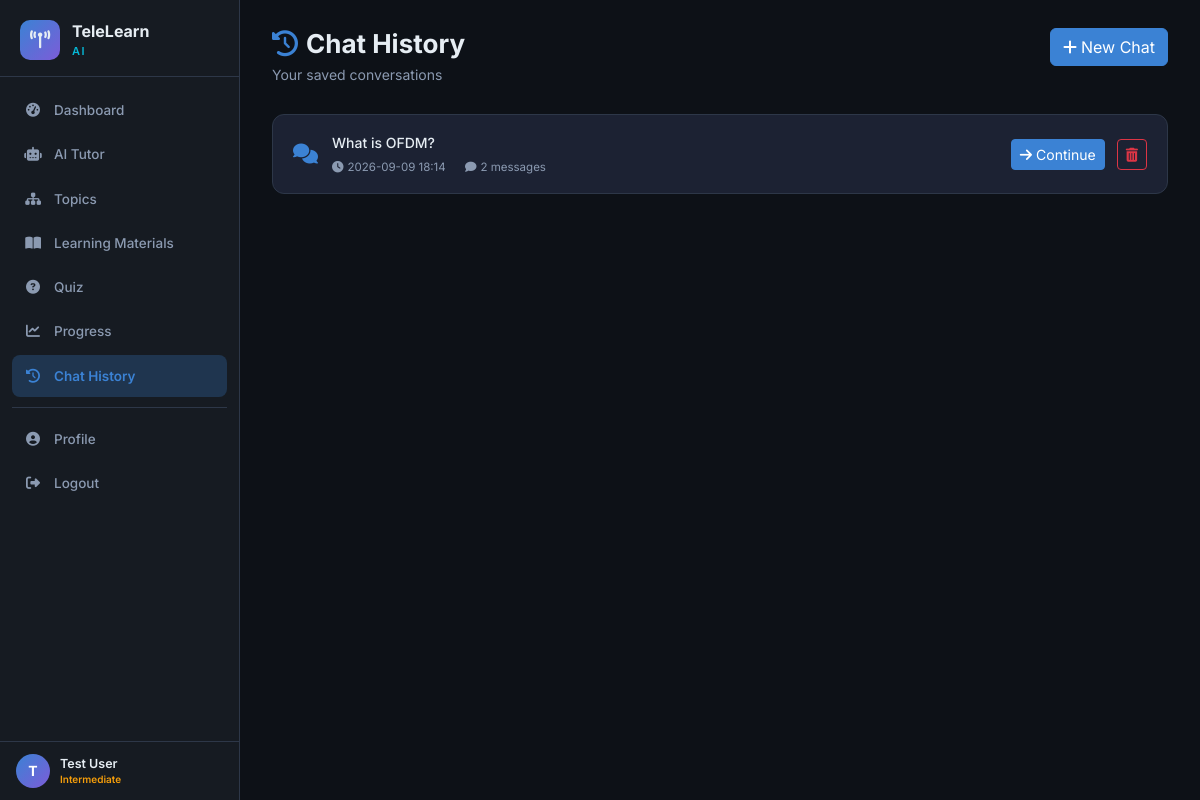
Screenshot of /history (signed in) with the database file from the repository.
### tables this page shows
CREATE TABLE conversations (
            id INTEGER PRIMARY KEY AUTOINCREMENT,
            user_id INTEGER NOT NULL,
            title TEXT DEFAULT 'New Conversation',
            created_at DATETIME DEFAULT CURRENT_TIMESTAMP,
            updated_at DATETIME DEFAULT CURRENT_TIMESTAMP,
            FOREIGN KEY (user_id) REFERENCES users(id) ON DELETE CASCADE
        );

### routes/profile.py (the view)
@profile_bp.route('/history')
@login_required
def history():
    user_id = session['user_id']
    conn = get_db_connection()
    try:
        convs = conn.execute(
            "SELECT * FROM conversations WHERE user_id = ? ORDER BY updated_at DESC",
            (user_id,)
        ).fetchall()
        conv_list = []
        for c in convs:
            d = dict(c)
            msg_count = conn.execute(
                "SELECT COUNT(*) as n FROM messages WHERE conversation_id = ?", (c['id'],)
            ).fetchone()['n']
            d['message_count'] = msg_count
            conv_list.append(d)
    finally:
        conn.close()
    return render_template('history.html', conversations=conv_list)

### database/db_init.py (called while the page is built)
def get_db_connection():
    os.makedirs(os.path.dirname(Config.DATABASE_PATH), exist_ok=True)
    conn = sqlite3.connect(Config.DATABASE_PATH)
    conn.row_factory = sqlite3.Row
    conn.execute("PRAGMA foreign_keys = ON")
    return conn

### routes/auth.py (called while the page is built)
def is_logged_in():
    return 'user_id' in session

def login_required(f):
    from functools import wraps
    @wraps(f)
    def decorated(*args, **kwargs):
        if not is_logged_in():
            flash('Please log in to access this page.', 'warning')
            return redirect(url_for('auth.login'))
        return f(*args, **kwargs)
    return decorated

### templates/history.html (shortened to what this page needs)
{% extends 'base.html' %}
{% block content %}
<div class="page-wrapper">
  <div class="page-header">
    <div>
      <h1 class="page-title"><i class="fas fa-history me-2 text-primary"></i>Chat History</h1>
      <p class="page-subtitle">Your saved conversations</p>
    </div>
    <div class="header-actions">
      <a href="{{ url_for('chatbot.index') }}" class="btn btn-primary"><i class="fas fa-plus me-1"></i>New Chat</a>
    </div>
  </div>
  {% if conversations %}
  <div class="history-grid">
    {% for conv in conversations %}
    <div class="history-card" id="hc-{{ conv.id }}">
      <div class="history-card-body">
        <div class="history-card-icon"><i class="fas fa-comments"></i></div>
        <div class="history-card-info">
          <div class="history-title">{{ conv.title[:80] }}{% if conv.title|length > 80 %}…{% endif %}</div>
          <div class="history-meta">
            <span><i class="fas fa-clock me-1"></i>{{ conv.updated_at[:16] }}</span>
            <span class="ms-3"><i class="fas fa-comment me-1"></i>{{ conv.message_count }} messages</span>
          </div>
        </div>
        <div class="history-card-actions">
          <a href="{{ url_for('chatbot.index') }}" onclick="sessionStorage.setItem('loadConvId','{{ conv.id }}')" class="btn btn-sm btn-primary">
            <i class="fas fa-arrow-right me-1"></i>Continue
          </a>
          <button class="btn btn-sm btn-outline-danger ms-2" onclick="deleteHistory({{ conv.id }}, this)">
            <i class="fas fa-trash-alt"></i>
          </button>
        </div>
      </div>
    </div>
    {% endfor %}
  </div>
  {% endif %}
</div>
{% endblock %}

### static/css/style.css (style rules this page uses)
:root { --bg: #0d1117; --bg2: #161b22; --bg3: #1e2432; --surface: #1c2233; --surface2: #232c3d; --border: #2d3748; --text: #e6edf3; --text-muted: #8b9ab1; --primary: #3b82d4; --primary-glow: rgba(59, 130, 212, 0.25); --purple: #7c5cd8; --purple-glow: rgba(124, 92, 216, 0.25); --cyan: #06b6d4; --green: #10b981; --orange: #f59e0b; --red: #ef4444; --teal: #14b8a6; --sidebar-w: 240px; --radius: 12px; --radius-sm: 8px; --shadow: 0 4px 24px rgba(0,0,0,0.4); --transition: 0.2s ease; }
*, *::before, *::after { box-sizing: border-box; }
html { scroll-behavior: smooth; }
body { background: var(--bg); color: var(--text); font-family: 'Inter', system-ui, sans-serif; font-size: 14.5px; line-height: 1.65; min-height: 100vh; }
a { color: var(--primary); text-decoration: none; }
.page-wrapper { padding: 28px 32px; max-width: 1400px; }
.page-header { display: flex; align-items: flex-start; justify-content: space-between; margin-bottom: 28px; flex-wrap: wrap; gap: 12px; }
.page-title { font-size: 26px; font-weight: 700; margin: 0; }
.page-subtitle { color: var(--text-muted); margin: 4px 0 0; font-size: 14px; }
.header-actions { display: flex; gap: 8px; align-items: center; flex-shrink: 0; }
.history-grid { display: flex; flex-direction: column; gap: 10px; }
.history-card { background: var(--surface); border: 1px solid var(--border); border-radius: var(--radius); transition: all var(--transition); }
.history-card-body { display: flex; align-items: center; gap: 14px; padding: 16px 20px; }
.history-card-icon { font-size: 20px; color: var(--primary); flex-shrink: 0; }
.history-card-info { flex: 1; min-width: 0; }
.history-title { font-size: 14px; font-weight: 500; white-space: nowrap; overflow: hidden; text-overflow: ellipsis; }
.history-meta { font-size: 11.5px; color: var(--text-muted); margin-top: 4px; }
.history-card-actions { flex-shrink: 0; }
.btn-primary { background: var(--primary); border-color: var(--primary); }
.text-primary { color: var(--primary) !important; }

### rows the page displays
conversations: title "What is OFDM?", updated_at "2026-09-09 18:14", message_count "2"

### other values shown
{{ session.get('full_name', 'U')[0].upper() }} "T"
{{ session.get('full_name', session.get('username')) }} "Test User"
{{ session.get('learning_level','beginner').title() }} "Intermediate"
